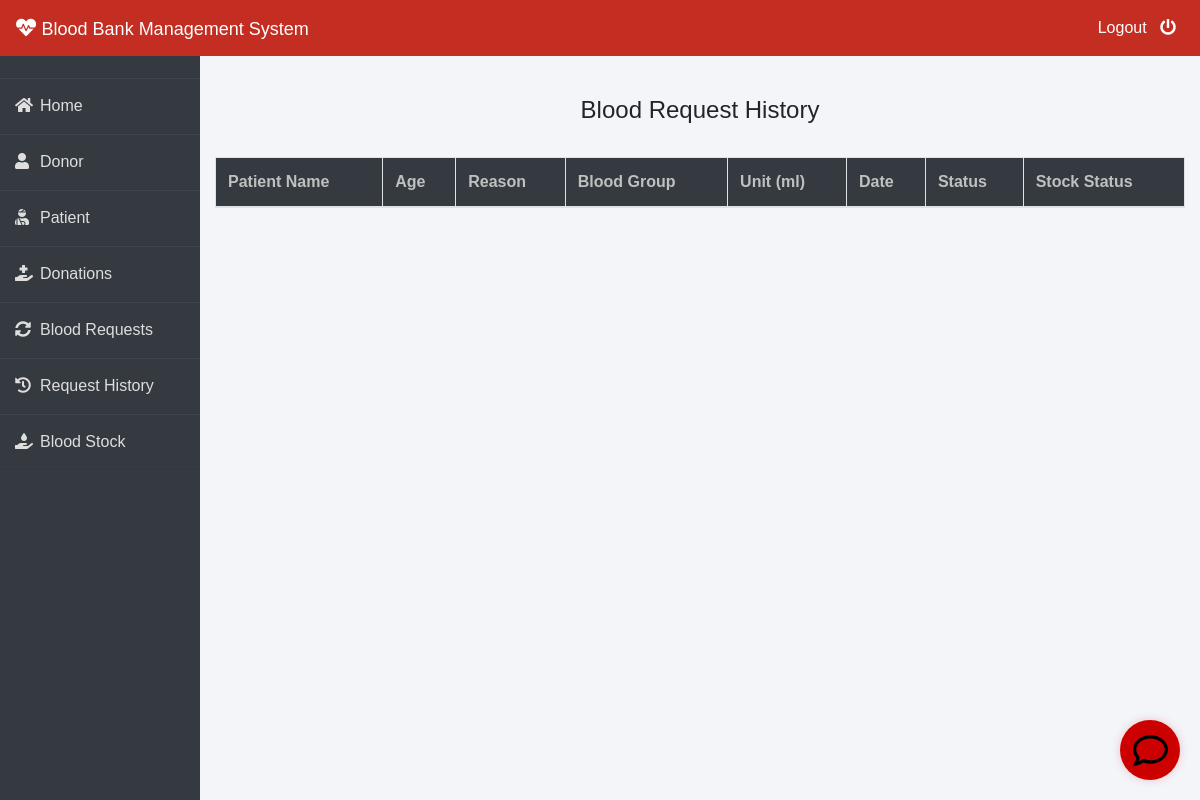
Page /admin-request-history (signed in) on the earlier database version.
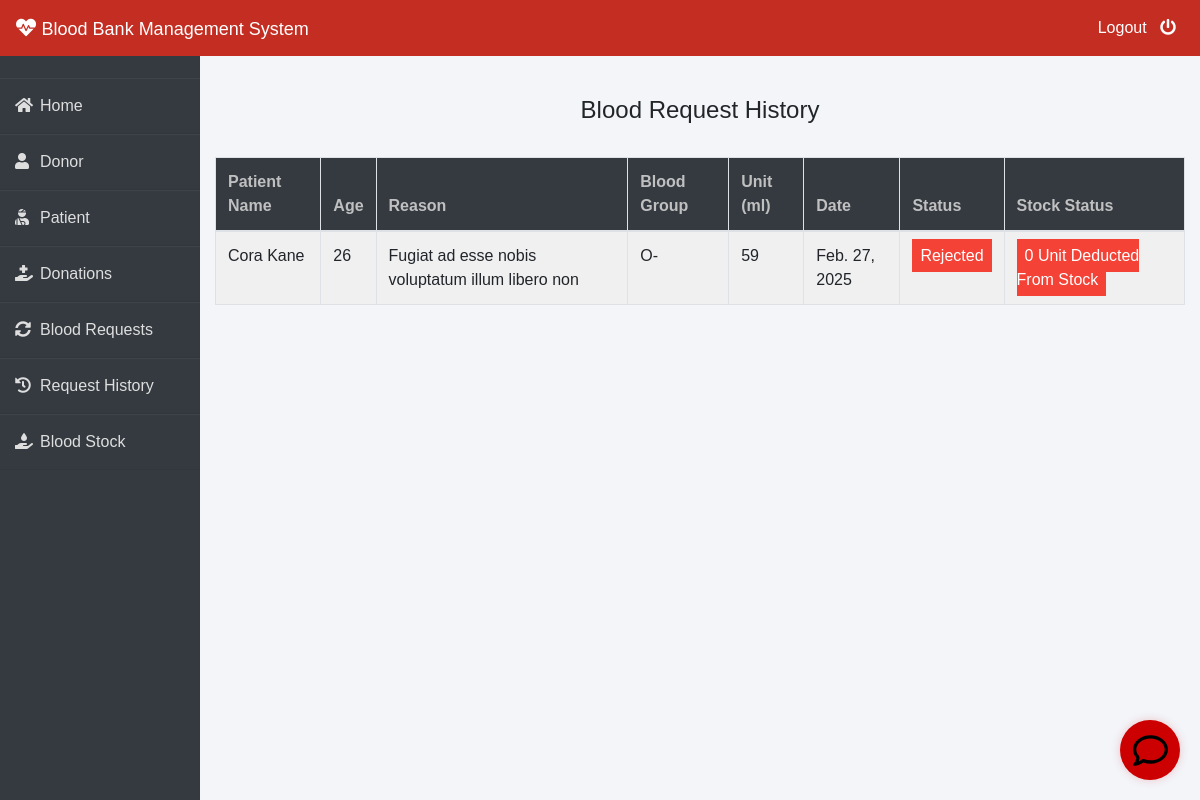
Same page on the later database version.
### blood/models.py (models this page shows, shortened)
class BloodRequest(models.Model):
    request_by_patient=models.ForeignKey(pmodels.Patient,null=True,on_delete=models.CASCADE)
    request_by_donor=models.ForeignKey(dmodels.Donor,null=True,on_delete=models.CASCADE)
    patient_name=models.CharField(max_length=30)
    patient_age=models.PositiveIntegerField()
    reason=models.CharField(max_length=500)
    bloodgroup=models.CharField(max_length=10)
    unit=models.PositiveIntegerField(default=0)
    status=models.CharField(max_length=20,default="Pending")
    date=models.DateField(auto_now=True)

### blood/views.py (the view)
# urls.py: path('admin-request-history', views.admin_request_history_view,name='admin-request-history'),
@login_required(login_url='adminlogin')
def admin_request_history_view(request):
    requests=models.BloodRequest.objects.all().exclude(status='Pending')
    return render(request,'blood/admin_request_history.html',{'requests':requests})

### templates/blood/admin_request_history.html (shortened to what this page needs)
{% extends 'blood/adminbase.html' %}
{% block content %}
{% load widget_tweaks %}
{%load static%}
<head>
</head>
<br><br>
<div class="container">
    <H4 class="text-center">Blood Request History</H4><br>
    <table class="table table-light table-hover table-bordered table-striped">
        <thead class="bg-dark">
            <tr>
                <th scope="col" style="color: rgb(192, 192, 192);">Patient Name</th>
                <th scope="col" style="color: rgb(192, 192, 192);">Age</th>
                <th scope="col" style="color: rgb(192, 192, 192);">Reason</th>
                <th scope="col" style="color: rgb(192, 192, 192);">Blood Group</th>
                <th scope="col" style="color: rgb(192, 192, 192);">Unit (ml)</th>
                <th scope="col" style="color: rgb(192, 192, 192);">Date</th>
                <th scope="col" style="color: rgb(192, 192, 192);">Status</th>
                <th scope="col" style="color: rgb(192, 192, 192);">Stock Status</th>
            </tr>
        </thead>
        <tbody>
            {% for t in requests %}
            <tr>
                <td> {{t.patient_name}}</td>
                <td>{{t.patient_age}}</td>
                <td>{{t.reason}}</td>
                <td>{{t.bloodgroup}}</td>
                <td>{{t.unit}}</td>
                <td>{{t.date}}</td>
                {% if t.status == 'Approved' %}
                <td><span class="label success"> Approved</span></td>
                <td><span class="label success"> {{t.unit}} Unit Deducted From Stock</span></td>
                {% else %}
                <td><span class="label danger">Rejected</span></td>
                <td><span class="label danger"> 0 Unit Deducted From Stock</span></td>
                {% endif %}
            </tr>
            {% endfor %}
        </tbody>
    </table>
</div>
{% endblock content %}

Differences in the rows shown:
added BloodRequest: patient_name "Cora Kane", patient_age "26", reason "Fugiat ad esse nobis voluptatum illum libero non", bloodgroup "O-", unit "59", date "Feb. 27, 2025", status "Rejected"
